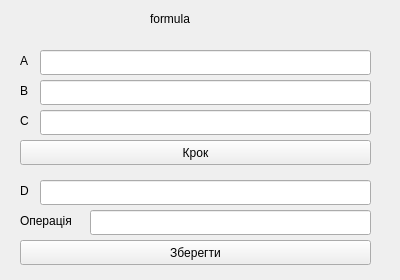
<?xml version="1.0" encoding="UTF-8"?>
<ui version="4.0">
 <class>Form</class>
 <widget class="QWidget" name="Form">
  <property name="geometry">
   <rect>
    <x>0</x>
    <y>0</y>
    <width>400</width>
    <height>280</height>
   </rect>
  </property>
  <property name="windowTitle">
   <string>Вікно 2</string>
  </property>
  <widget class="QLabel" name="label">
   <property name="geometry">
    <rect>
     <x>150</x>
     <y>10</y>
     <width>67</width>
     <height>17</height>
    </rect>
   </property>
   <property name="text">
    <string>formula</string>
   </property>
  </widget>
  <widget class="QLabel" name="label_5">
   <property name="geometry">
    <rect>
     <x>20</x>
     <y>50</y>
     <width>16</width>
     <height>21</height>
    </rect>
   </property>
   <property name="text">
    <string>A</string>
   </property>
  </widget>
  <widget class="QLabel" name="label_4">
   <property name="geometry">
    <rect>
     <x>20</x>
     <y>80</y>
     <width>16</width>
     <height>21</height>
    </rect>
   </property>
   <property name="text">
    <string>B</string>
   </property>
  </widget>
  <widget class="QLineEdit" name="lineEdit_5">
   <property name="geometry">
    <rect>
     <x>40</x>
     <y>110</y>
     <width>331</width>
     <height>25</height>
    </rect>
   </property>
  </widget>
  <widget class="QLineEdit" name="lineEdit_6">
   <property name="geometry">
    <rect>
     <x>40</x>
     <y>80</y>
     <width>331</width>
     <height>25</height>
    </rect>
   </property>
  </widget>
  <widget class="QLabel" name="label_6">
   <property name="geometry">
    <rect>
     <x>20</x>
     <y>110</y>
     <width>16</width>
     <height>21</height>
    </rect>
   </property>
   <property name="text">
    <string>C</string>
   </property>
  </widget>
  <widget class="QLineEdit" name="lineEdit_4">
   <property name="geometry">
    <rect>
     <x>40</x>
     <y>50</y>
     <width>331</width>
     <height>25</height>
    </rect>
   </property>
  </widget>
  <widget class="QPushButton" name="pushButton">
   <property name="geometry">
    <rect>
     <x>20</x>
     <y>140</y>
     <width>351</width>
     <height>25</height>
    </rect>
   </property>
   <property name="text">
    <string>Крок</string>
   </property>
  </widget>
  <widget class="QLabel" name="label_7">
   <property name="geometry">
    <rect>
     <x>20</x>
     <y>180</y>
     <width>16</width>
     <height>21</height>
    </rect>
   </property>
   <property name="text">
    <string>D</string>
   </property>
  </widget>
  <widget class="QLineEdit" name="lineEdit_7">
   <property name="geometry">
    <rect>
     <x>40</x>
     <y>180</y>
     <width>331</width>
     <height>25</height>
    </rect>
   </property>
  </widget>
  <widget class="QLabel" name="label_8">
   <property name="geometry">
    <rect>
     <x>20</x>
     <y>210</y>
     <width>71</width>
     <height>21</height>
    </rect>
   </property>
   <property name="text">
    <string>Операція</string>
   </property>
  </widget>
  <widget class="QLineEdit" name="lineEdit_8">
   <property name="geometry">
    <rect>
     <x>90</x>
     <y>210</y>
     <width>281</width>
     <height>25</height>
    </rect>
   </property>
  </widget>
  <widget class="QPushButton" name="pushButton_2">
   <property name="geometry">
    <rect>
     <x>20</x>
     <y>240</y>
     <width>351</width>
     <height>25</height>
    </rect>
   </property>
   <property name="text">
    <string>Зберегти</string>
   </property>
  </widget>
 </widget>
 <resources/>
 <connections/>
</ui>
